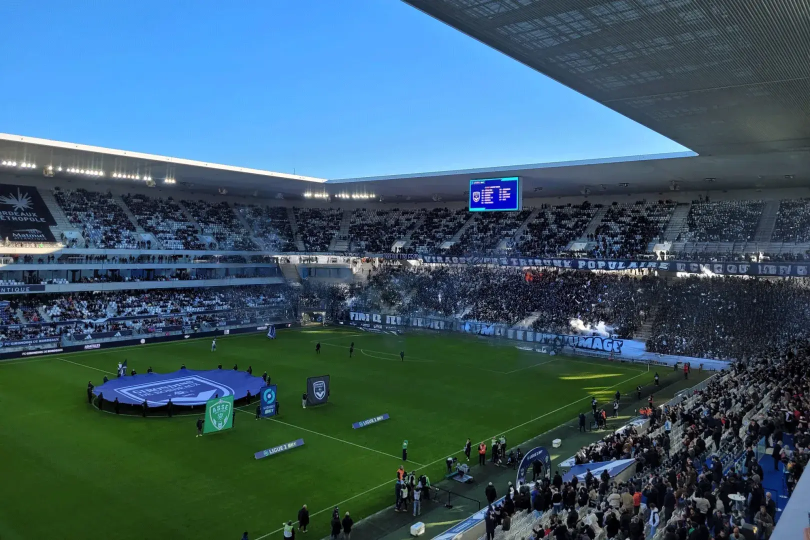
#> input picture assets/photos/bordeaux_stade.webp, 1620 x 1080 px (shown at 1/2 size); its folder holds only this picture in this run
$ python -i pixel.py   (imports and definitions only)
#> lines starting #> are read from the running program, lines starting #| are printed output that depends on the picture
#> further down, picture is the input picture: PIL image 1620x1080 RGB; mean R, G, B 59.7, 90.9, 105.8
"""DA « pixel.fc » : rendu pixel-art pour TOUS les formats de la chaîne (tactique, storytime style Rennes, quiz…).
Principe : la scène est dessinée comme d'habitude, puis PIXELISÉE (réduction ×1/S en moyenne, palette fixe de 32 couleurs
façon PICO-8 étendue, agrandissement « plus proche voisin ») ; les textes d'interface (sous-titres, étiquettes, bandeaux, compteurs)
sont dessinés APRÈS, en police pixel nette (Press Start 2P / Silkscreen, sans anticrénelage, agrandie par facteur entier).
Activation : variable d'environnement PIXEL=1 (lue par engine/tactique.py, engine/karaoke.py, episodes/rennes/rstyle.py).
  pixelate(img)            -> image pixel-art (même taille)
  ptext_img(txt, px, col)  -> sprite de texte pixel (ombre portée 1 pixel-art)
  plabel(txt, px, fg, bg)  -> étiquette pixel (cadre 2 px, ombre décalée), style « boîte de dialogue » de jeu vidéo"""
import os
import numpy as np
from PIL import Image, ImageDraw, ImageFont
ON = os.environ.get("PIXEL", "0") == "1"
S = int(os.environ.get("PIXEL_SCALE", "4"))                       # taille d'un « gros pixel » à l'écran (1080/4 = 270 px de large)
FONTS = os.path.join(os.path.dirname(os.path.abspath(__file__)), "..", "assets", "fonts")
PICO = ["000000", "1D2B53", "7E2553", "008751", "AB5236", "5F574F", "C2C3C7", "FFF1E8", "FF004D", "FFA300", "FFEC27", "00E436",
        "29ADFF", "83769C", "FF77A8", "FFCCAA", "291814", "111D35", "422136", "125359", "742F29", "49333B", "A28879", "F3EF7D",
        "BE1250", "FF6C24", "A8E72E", "00B543", "065AB5", "754665", "FF6E59", "FF9D81"]
PAL = [tuple(int(h[i:i + 2], 16) for i in (0, 2, 4)) for h in PICO]
BLACK, NAVY, WINE, GREEN, BROWN, GREY, LIGHT, WHITE, RED, ORANGE, YELLOW, LIME, SKY, LAVENDER, PINK, PEACH = PAL[:16]
DNAVY, DGREEN, DRED, BLUE = PAL[17], PAL[19], PAL[24], PAL[28]
_pimg = None
def _palimg():
    global _pimg
    if _pimg is None:
        p = Image.new("P", (1, 1)); flat = sum(PAL, ()); p.putpalette(flat + flat[:3]*(256 - len(PAL))); _pimg = p
    return _pimg
def pixelate(img, s=None, dither=False, smooth=True):
    """Réduit, quantifie sur la palette, réagrandit en gros pixels nets. smooth : filtre « mode » 3×3 qui efface le grain
    (textures papier, bruit de photo) pour garder de vrais aplats de pixel-art."""
#> called with dither = False, smooth = True
    from PIL import ImageFilter
    s = s or S; w, h = img.size; rgb = img.convert("RGB")
#> after `w, h = img.size`: w = 1620; h = 1080
    small = rgb.resize((max(1, w//s), max(1, h//s)), Image.BOX)
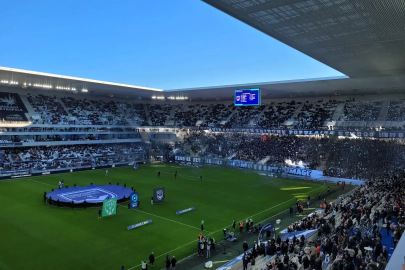
#> small: PIL image 405x270 RGB; mean R, G, B 59.9, 91.1, 106
    q = small.quantize(palette=_palimg(), dither=Image.Dither.ORDERED if dither else Image.Dither.NONE).convert("RGB")
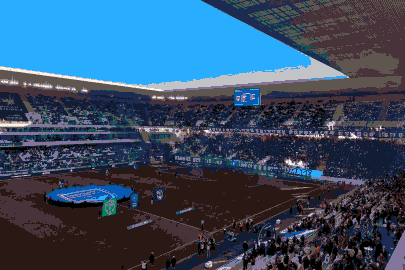
#> q: PIL image 405x270 RGB; mean R, G, B 55.1, 77.5, 102.6
    if smooth: q = q.filter(ImageFilter.ModeFilter(3))
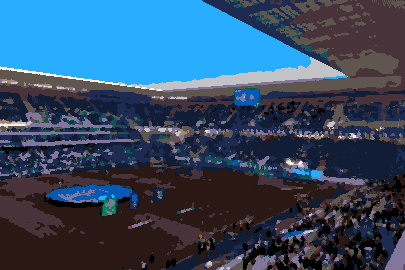
#> q: PIL image 405x270 RGB; mean R, G, B 52.4, 75.4, 100.9
    return q.resize((w//s*s, h//s*s), Image.NEAREST).crop((0, 0, w, h)) if (w % s or h % s) else q.resize((w, h), Image.NEAREST)
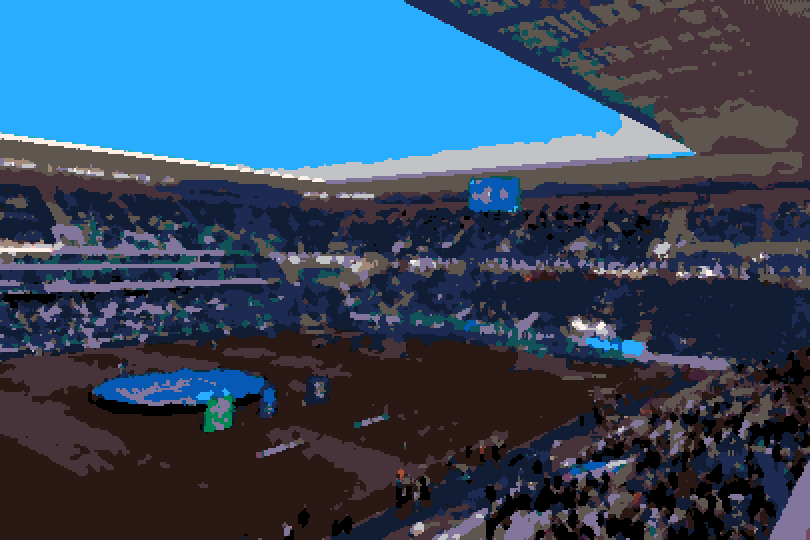
#> returned value: PIL image 1620x1080 RGB (shown at 1/2 size); mean R, G, B 52.4, 75.4, 100.9
def near(c):
    """Couleur de la palette la plus proche (pour que les textes restent dans la palette)."""
    c = np.array(c[:3]); return PAL[int(np.argmin(((np.array(PAL) - c)**2).sum(1)))]
_f = {}
# [4 lines left out: function pfont, not called in this run]
_c = {}
# [37 lines left out: functions ptext_img, plabel, put, scanlines, not called in this run]

>>> from PIL import Image
>>> picture = Image.open('../assets/photos/bordeaux_stade.webp')
>>> result = pixelate(picture)
